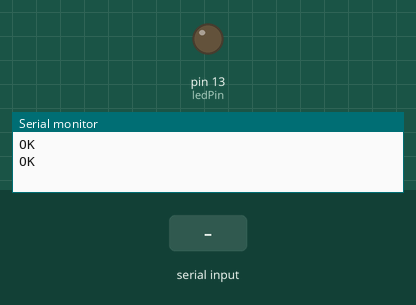
Recording of a sketch running on a simulated Arduino Uno, built with avr-gcc and run on an emulated ATmega328P. Shown: output pins drawn as LEDs (lit = HIGH), the last lines printed to the serial monitor. Inputs (shaded band) come from the test bench. The modem accepts every AT command (registered, SIM ready, sends succeed) and sends nothing else.

Above: at 2.5 s.
2.6 s: "1" received over the second serial link
At 41.5 s:
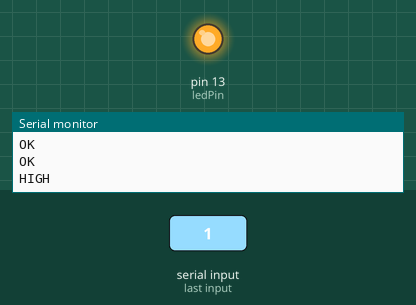
Timing chart, 0 to 42.4 s (numbered marks = the images above; inputs shaded):
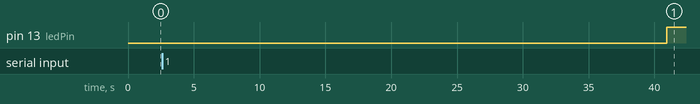

The sketch:

final.ino
```cpp
/* MQ-3 Alcohol Sensor Circuit with Arduino */

#include <SoftwareSerial.h>
SoftwareSerial myGsm(10, 11); // TX ,RX

//MQ-3 settings
int mq3_sensorValue;
int mq3_digitalValue;
const int AOUTpin = 1; //the AOUT pin of the alcohol sensor goes into analog pin A0 of the arduino
const int DOUTpin = 8; //the DOUT pin of the alcohol sensor goes into digital pin D8 of the arduino

//MQ-135 setting
int mq135_sensorValue;
int mq135_digitalValue;
const int AOUTpin2 = 0; //the AOUT pin of the alcohol sensor goes into analog pin A0 of the arduino
const int DOUTpin2 = 9; //the DOUT pin of the alcohol sensor goes into digital pin D8 of the arduino

const int ledPin = 13; //the anode of the LED connects to digital pin D13 of the arduino
int limit;
int value;

void setup() {

  myGsm.begin(9600);//sets the baud rate
  Serial.begin(9600);
  delay(500);
  pinMode(DOUTpin, INPUT);//sets the pin as an input to the arduino
  pinMode(ledPin, OUTPUT);//sets the pin as an output of the arduino

  //initialize GSM
  myGsm.println("AT+CGATT=1");
  delay(200);
  printSerialData();

  myGsm.println("AT+SAPBR=3,1,\"CONTYPE\",\"GPRS\"");//setting the SAPBR,connection type is GPRS
  delay(1000);
  printSerialData();

  myGsm.println("AT+SAPBR=3,1,\"APN\",\"\"");//setting the APN,2nd parameter empty works for all networks
  delay(5000);
  printSerialData();

  myGsm.println("AT+SAPBR=1,1");
  delay(10000);
  printSerialData();

  myGsm.println("AT+HTTPINIT"); //init the HTTP request
  delay(2000);
  printSerialData();

  //Test GSM POST
  // Replace url
  myGsm.println("AT+HTTPPARA=\"URL\",\"http://5700c005.ngrok.io/ptc/api/getData/12/\"");// setting the httppara,//the second parameter is the website from where you want to access data
  delay(1000);
  printSerialData();

  myGsm.println();
  myGsm.println("AT+HTTPACTION=0");//submit the GET request
  delay(8000);//the delay is important if the return datas are very large, the time required longer.
  printSerialData();

  myGsm.println("AT+HTTPREAD=0,20");// read the data from the website you access
  delay(3000);
  printSerialData();

  myGsm.println("AT+CIPGSMLOC=1,1");
  delay(10000);
  printSerialData();
}

String printSerialGPS()
{
  String gps;
  while (myGsm.available() != 0) {
    gps = myGsm.readString();
  }
  return gps;
}

void sendToServer(int alcohol_level) {

  myGsm.println("AT+CIPGSMLOC=1,1");
  delay(10000);
  String gps = printSerialGPS();

  Serial.println("---------");
  String gps_string = gps;
  String longitude = gps.substring(33, 42);
  String latitude = gps.substring(43, 52);
  Serial.println(gps_string);
  Serial.println(latitude);
  Serial.println(longitude);
  Serial.println("---------");

  myGsm.println("AT+HTTPPARA=\"URL\",\"http://76e82638.ngrok.io/ptc/api/getData/" + String(alcohol_level) + "/" + longitude + "/" + latitude + "/\""); // setting the httppara,
  delay(1000);
  printSerialData();

  myGsm.println("AT+HTTPACTION=0");//submit the GET request
  delay(8000);
  printSerialData();

  myGsm.println("AT+HTTPREAD=0,20");// read the data from the website you access
  delay(3000);
  printSerialData();

}

void printSerialData()
{
  while (myGsm.available() != 0)
    Serial.write(myGsm.read());
}

void loop() {


  mq3_sensorValue = analogRead(AOUTpin); // read analog input pin 1
  mq135_sensorValue = analogRead(AOUTpin2); // read analog input pin 0

//  mq3_digitalValue = digitalRead(2);
//  mq135_digitalValue = digitalRead(2)
  if (mq135_sensorValue > 400)
  {
    if (mq3_sensorValue > 400)
    {
      Serial.println("HIGH");
      digitalWrite(13, HIGH);
      sendToServer(mq3_sensorValue);
    }
  }
  else{
    digitalWrite(13, LOW);
  }
  Serial.println("Sensor mq3_sensorValue");
  Serial.println(mq3_sensorValue, DEC); // prints the value read
  Serial.println("Sensor mq135_sensorValue");
  Serial.println(mq135_sensorValue, DEC); // prints the value read
  delay(1000); // wait 100ms for next reading


}
```
